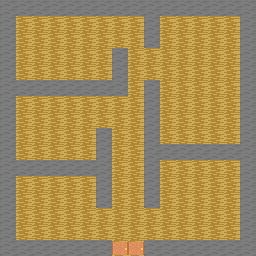

Below is a game level as drawn by its tile map, then a one-line description and the .tmx file that defines it, in full:
An orthogonal 16x16 tile map with 16x16 px tiles, 3 tile layers (layer_0, layer_1, layer_2).

<map version="1.5" tiledversion="1.7.2" orientation="orthogonal" renderorder="right-down" width="16" height="16" tilewidth="16" tileheight="16" infinite="0" nextlayerid="5" nextobjectid="1">
 <editorsettings>
  <export target="quest_3.csv" format="csv" />
 </editorsettings>
 <tileset firstgid="1" name="edit_tileset" tilewidth="16" tileheight="16" tilecount="100" columns="10">
  <image source="../../../edit_tileset.png" width="160" height="160" />
 </tileset>
 <layer id="2" name="layer_0" width="16" height="16">
  <data encoding="csv">
5,5,5,5,5,5,5,5,5,5,5,5,5,5,5,5,
5,5,5,5,5,5,5,5,5,5,5,5,5,5,5,5,
5,5,5,5,5,5,5,5,5,5,5,5,5,5,5,5,
5,5,5,5,5,5,5,5,5,5,5,5,5,5,5,5,
5,5,5,5,5,5,5,5,5,5,5,5,5,5,5,5,
5,5,5,5,5,5,5,5,5,5,5,5,5,5,5,5,
5,5,5,5,5,5,5,5,5,5,5,5,5,5,5,5,
5,5,5,5,5,5,5,5,5,5,5,5,5,5,5,5,
5,5,5,5,5,5,5,5,5,5,5,5,5,5,5,5,
5,5,5,5,5,5,5,5,5,5,5,5,5,5,5,5,
5,5,5,5,5,5,5,5,5,5,5,5,5,5,5,5,
5,5,5,5,5,5,5,5,5,5,5,5,5,5,5,5,
5,5,5,5,5,5,5,5,5,5,5,5,5,5,5,5,
5,5,5,5,5,5,5,5,5,5,5,5,5,5,5,5,
5,5,5,5,5,5,5,5,5,5,5,5,5,5,5,5,
5,5,5,5,5,5,5,5,5,5,5,5,5,5,5,5
</data>
 </layer>
 <layer id="1" name="layer_1" width="16" height="16">
  <data encoding="csv">
2,2,2,2,2,2,2,2,2,2,2,2,2,2,2,2,
2,0,0,0,0,0,0,0,0,2,0,0,0,0,0,2,
6,0,0,0,0,0,0,0,0,2,0,0,0,0,0,2,
2,0,0,0,0,0,0,2,0,0,0,0,0,0,0,6,
2,0,0,0,0,0,0,2,0,0,0,0,0,0,0,2,
2,2,2,2,2,2,2,2,0,2,0,0,0,0,0,2,
2,0,0,0,0,0,0,0,0,2,0,0,0,0,0,6,
2,0,0,0,0,0,0,0,0,2,0,0,0,0,0,2,
6,0,0,0,0,0,2,0,0,2,0,0,0,0,0,2,
2,0,0,0,0,0,2,0,0,2,2,2,2,2,2,2,
2,2,2,2,2,2,2,0,0,2,0,0,0,0,0,2,
2,0,0,0,0,0,2,0,0,2,0,0,0,0,0,2,
6,0,0,0,0,0,2,0,0,2,0,0,0,0,0,6,
2,0,0,0,0,0,0,0,0,0,0,0,0,0,0,2,
2,0,0,0,0,0,0,0,0,0,0,0,0,0,0,2,
2,2,2,6,2,2,2,8,8,2,2,2,6,2,2,2
</data>
 </layer>
 <layer id="4" name="layer_2" width="16" height="16">
  <data encoding="csv">
2,2,2,2,2,2,2,2,2,2,2,2,2,2,2,2,
2,0,0,0,0,0,0,0,0,2,0,0,0,0,0,2,
2,0,0,0,0,0,0,0,0,2,0,0,0,0,0,2,
2,0,0,0,0,0,0,2,0,0,0,0,0,0,0,2,
2,0,0,0,0,0,0,2,0,0,0,0,0,0,0,2,
2,2,2,2,2,2,2,2,0,2,0,0,0,0,0,2,
2,0,0,0,0,0,0,0,0,2,0,0,0,0,0,2,
2,0,0,0,0,0,0,0,0,2,0,0,0,0,0,2,
2,0,0,0,0,0,2,0,0,2,0,0,0,0,0,2,
2,0,0,0,0,0,2,0,0,2,2,2,2,2,2,2,
2,2,2,2,2,2,2,0,0,2,0,0,0,0,0,2,
2,0,0,0,0,0,2,0,0,2,0,0,0,0,0,2,
2,0,0,0,0,0,2,0,0,2,0,0,0,0,0,2,
2,0,0,0,0,0,0,0,0,0,0,0,0,0,0,2,
2,0,0,0,0,0,0,0,0,0,0,0,0,0,0,2,
2,2,2,2,2,2,2,0,0,2,2,2,2,2,2,2
</data>
 </layer>
</map>
